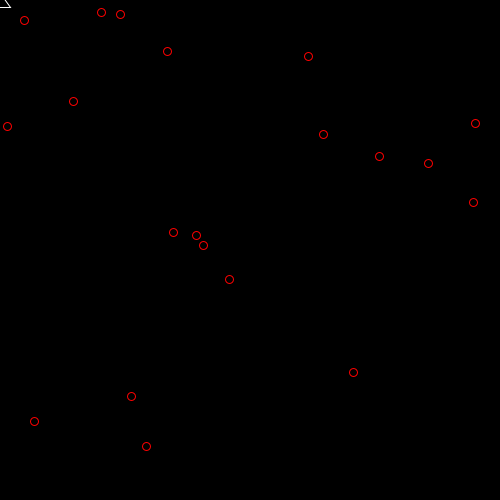
Frame 1 (no input)
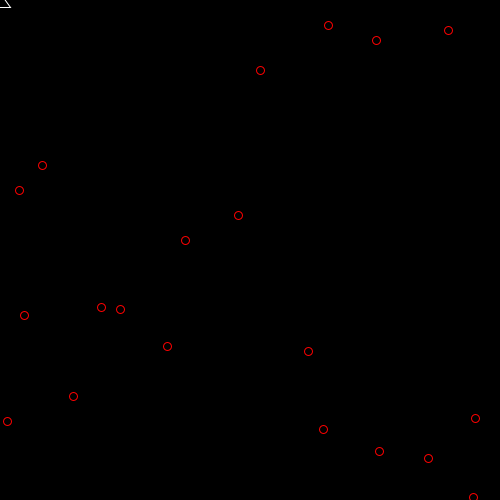
Frame 60 (the mouse pressed at the canvas centre just before this capture)
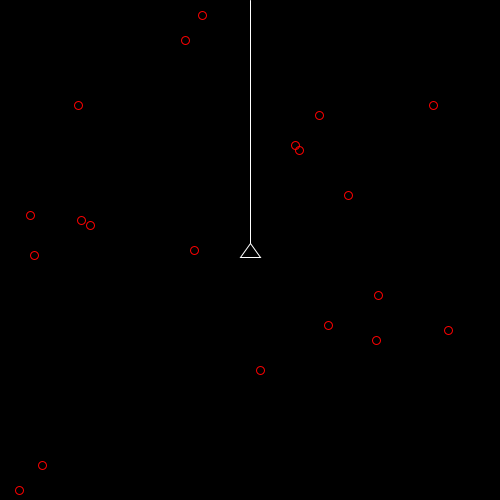
Frame 120 (the mouse held since frame 60 and released just before this capture)

The Processing sketch that drew these frames (run headless with seeded random() and noise(); from frame 60 on, the mouse is pressed at the canvas centre):

// Processing sketch: sketch_130510b_class_box
// ── sketch_130510b_class_box.pde
Danmaku[] danmaku = new Danmaku[20];

void setup(){
  size(500,500);
  frameRate(30);
  noCursor();
  for(int i = 0 ; i < 20 ; i+=1){
    danmaku[i] = new Danmaku(random(width),random(height),8,5);  
  }  
}  

void draw(){
  background(0);
  ship(mouseX,mouseY);
  for(int i = 0 ; i < 20 ; i++ ){
    danmaku[i].move();
    danmaku[i].display();
  }  
}  

void ship(int x,int y){
  stroke(255,255,255);
  noFill();
  triangle(x,y-7,x-10,y+7,x+10,y+7);
  if(mousePressed){
    line(x,y-7,x,0);
  }  
}






    

// ── Danmaku.pde
class Danmaku{
  float tx,ty,tr,tv;
  Danmaku(float x,float y,float r,float v){
    tx = x;
    ty = y;
    tr = r;
    tv = v;
  } 
  
  void move(){
    ty += tv;
    if(ty >= height){
      ty = 0;
      tx = random(width);
    }
  }
  
  void display(){
    stroke(255,0,0);
    ellipse(tx,ty,tr,tr);
  }
}
